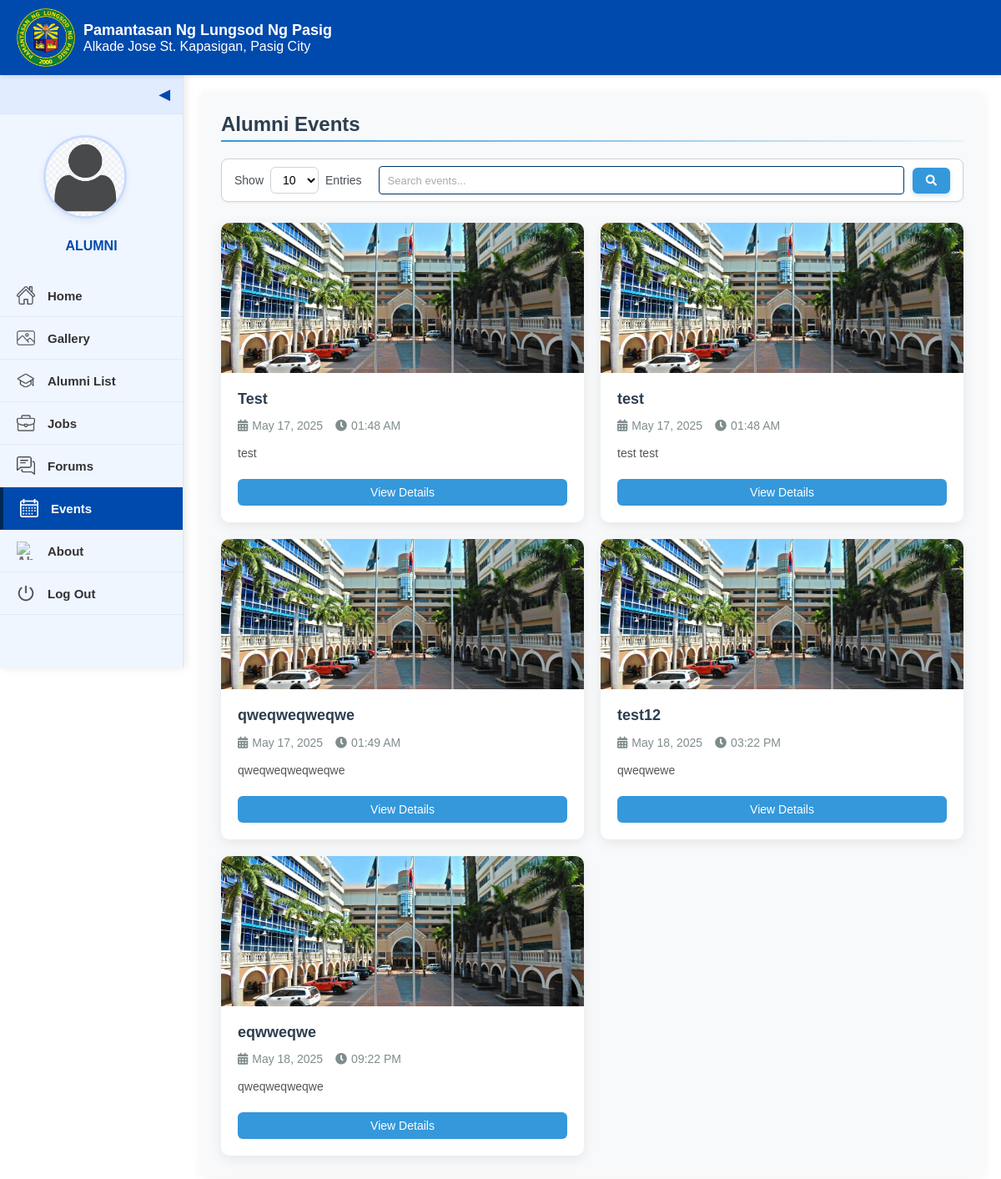
Page /alumni-events.php on the committed database.
### tables this page shows
CREATE TABLE `events` (
  `id` int(30) NOT NULL,
  `title` varchar(250) NOT NULL,
  `content` text NOT NULL,
  `schedule` datetime NOT NULL,
  `banner` text NOT NULL,
  `date_created` datetime NOT NULL DEFAULT current_timestamp(),
  `gform_link` varchar(200) NOT NULL,
  `archive_date` date DEFAULT NULL
);

### alumni-events.php (the view, shortened to what this page needs)
<?php
include 'admin/db_connect.php';
if(isset($_SESSION['alumni_id'])) {
    $alumni_id = $_SESSION['alumni_id'];
    $user_query = "SELECT CONCAT(firstname, ' ', lastname) as fullname FROM alumnus_bio WHERE id = ?";
    $stmt = $conn->prepare($user_query);
    $stmt->bind_param("i", $alumni_id);
    $stmt->execute();
    $user_result = $stmt->get_result();
    $user_data = $user_result->fetch_assoc();
    $fullname = $user_data ? $user_data['fullname'] : 'ALUMNI';
} else {
    $fullname = 'ALUMNI';
}
$page = isset($_GET['page']) ? intval($_GET['page']) : 1;
$items_per_page = isset($_GET['limit']) ? intval($_GET['limit']) : 10;
$offset = ($page - 1) * $items_per_page;
$search = isset($_GET['search']) ? $conn->real_escape_string($_GET['search']) : '';
$search_condition = '';
$sql = "SELECT * FROM events $search_condition ORDER BY schedule ASC LIMIT $offset, $items_per_page";
$result = $conn->query($sql);
?>
<!DOCTYPE html>
<html lang="en">
<head>
  <link rel="stylesheet" href="style.css">
  <link rel="stylesheet" href="css/alumni-events.css">
  <link rel="stylesheet" href="https://cdnjs.cloudflare.com/ajax/libs/font-awesome/5.15.3/css/all.min.css">
</head>
<body>
<div class="interface-header">
        <img src="images/logo.png" alt="PLP Logo" class="logo-interface">
        <div class="text">
            <div class="school-name">Pamantasan Ng Lungsod Ng Pasig</div>
            <p class="p-size">Alkade Jose St. Kapasigan, Pasig City</p>
        </div>
    </div>
  <div class="sidebar" id="sidebar">
      <div class="toggle-btn" onclick="toggleSidebar()">&#x25C0;</div>
      <div class="sidebar-content">
          <div class="profile-section">
              <a class="profile-pic">
                  <img src="images/avatar.png" alt="Profile Picture">
              </a>
              <div class="profile-name"><?php echo htmlspecialchars($fullname); ?></div>
          </div>
          <a href="alumni-home.php"><img src="images/home.png" alt="Home"><span>Home</span></a>
                    <a href="alumni-gallery.php"><img src="images/gallery.png" alt="Gallery"><span>Gallery</span></a>
                    <a href="alumni-list.php"><img src="images/alumni_list.png" alt="Alumni List"><span>Alumni List</span></a>
                    <a href="alumni-job.php"><img src="images/jobs.png" alt="Jobs"><span>Jobs</span></a>
                    <a href="alumni-forums.php"><img src="images/forums.png" alt="Forums"><span>Forums</span></a>
                    <a href="alumni-events.php" class="active"><img src="images/calendar.png" alt="Events"><span>Events</span></a>
                    <a href="alumni-about.php"><img src="images/about.png" alt="About"><span>About</span></a>
                    <a href="landing.php"><img src="images/log-out.png" alt="Log Out"><span>Log Out</span></a>
      </div>
  </div>
  <main class="content">
      <div class="alumni-events-content">
          <header>Alumni Events</header>
          <hr>
          <div class="top-actions">
              <div class="left-controls">
                  <form method="GET" action="alumni-events.php" class="search-form">
                      <div class="unified-controls">
                          <div class="entries-control">
                              <span>Show</span>
                              <select name="limit" onchange="this.form.submit()">
                                  <option value="10" <?php echo $items_per_page == 10 ? 'selected' : ''; ?>>10</option>
                              </select>
                              <span>Entries</span>
                          </div>
                          <div class="search-control">
                              <input type="text" name="search" class="search-input" value="<?php echo htmlspecialchars($search); ?>" placeholder="Search events...">
                              <button type="submit" class="search-btn"><i class="fas fa-search"></i></button>
                          </div>
                      </div>
                  </form>
              </div>
          </div>
          <div class="events-container">
              <?php
              if($result && $result->num_rows > 0):
                  while($row = $result->fetch_assoc()):
                      $banner_path = $row['banner'];
                      if(empty($banner_path) || !file_exists($banner_path)) {
                          $banner_path = "images/no-image.jpg";
                      }
                      $event_date = date('M d, Y', strtotime($row['schedule']));
                      $event_time = date('h:i A', strtotime($row['schedule']));
              ?>
              <div class="event-card">
                  <div class="event-banner">
                      <img src="<?php echo $banner_path; ?>" alt="<?php echo htmlspecialchars($row['title']); ?>">
                  </div>
                  <div class="event-info">
                      <h3 class="event-title"><?php echo htmlspecialchars($row['title']); ?></h3>
                      <div class="event-meta">
                          <div class="event-date">
                              <i class="fas fa-calendar-alt"></i> <?php echo $event_date; ?>
                          </div>
                          <div class="event-time">
                              <i class="fas fa-clock"></i> <?php echo $event_time; ?>
                          </div>
                      </div>
                      <div class="event-description">
                          <?php
                          $content = strip_tags($row['content']);
                          $short_content = strlen($content) > 150 ? substr($content, 0, 150) . '...' : $content;
                          echo htmlspecialchars($short_content);
                          ?>
                      </div>
                      <div class="event-actions">
                          <button class="view-details-btn" data-id="<?php echo $row['id']; ?>"
                                  data-title="<?php echo htmlspecialchars($row['title']); ?>"
                                  data-content="<?php echo htmlspecialchars($row['content']); ?>"
                                  data-schedule="<?php echo $row['schedule']; ?>"
                                  data-banner="<?php echo $banner_path; ?>"
                                  data-gform="<?php echo htmlspecialchars($row['gform_link'] ?? ''); ?>"
                                  onclick="viewEvent(this)">
                              View Details
                          </button>
                      </div>
                  </div>
              </div>
              <?php
                  endwhile;
              endif; ?>
          </div>
      </div>
  </main>
</body>
</html>

### style.css (style rules this page uses)
* { margin: 0; padding: 0; box-sizing: border-box; overscroll-behavior: none; }
body { font-family: Arial, sans-serif; background-color: #ffffff; }
.text { display: flex; flex-direction: column; }
.school-name { font-size: 18px; color: #003366; font-weight: bold; }
input[type="text"], input[type="email"], input[type="password"] { padding: 8px 10px; border: 1px solid #003366; border-radius: 4px; outline: none; font-size: 14px; }
input[type="text"]::placeholder, input[type="email"]::placeholder, input[type="password"]::placeholder { color: #aaa; font-size: 13px; }
.interface-header { background-color: #004aad; color: white; padding: 10px 20px; display: flex; align-items: center; position: fixed; top: 0; left: 0; width: 100%; z-index: 100; box-shadow: 0 2px 5px rgba(0, 0, 0, 0.1); height: 90px; }
.interface-header .school-name { color: white; }
.logo-interface { height: 70px; margin-right: 10px; }
.sidebar { background-color: #f0f6ff; width: 220px; height: calc(100vh - 90px); position: fixed; top: 90px; left: 0; display: flex; flex-direction: column; transition: all 0.3s ease; z-index: 5; overflow: hidden; box-shadow: 2px 0 10px rgba(0, 0, 0, 0.1); border-right: 1px solid #d9e5f6; }
.sidebar-content { width: 100%; display: flex; flex-direction: column; align-items: center; max-height: calc(100vh - 90px); overflow-y: auto; padding: 0 0 20px 0; -ms-overflow-style: none; scrollbar-width: none; }
.profile-section { display: flex; flex-direction: column; align-items: center; margin: 25px 0; padding: 0 10px; width: 100%; }
.profile-pic { position: relative; margin-bottom: 15px; text-align: center; width: 100%; }
.profile-pic img { width: 100px; height: 100px; border-radius: 50%; cursor: pointer; object-fit: cover; border: 3px solid #b7d0ff; transition: all 0.3s ease; box-shadow: 0 3px 10px rgba(0, 0, 0, 0.1); }
.profile-name { margin-top: 5px; font-size: 16px; font-weight: bold; color: #004aad; text-align: center; transition: all 0.3s ease; }
.toggle-btn { background-color: #e1ecff; color: #004aad; width: 100%; text-align: right; padding: 12px 15px; cursor: pointer; font-size: 18px; border-bottom: 1px solid #d9e5f6; transition: all 0.3s ease; }
.sidebar-content a { display: flex; align-items: center; width: 100%; color: #333; text-decoration: none; padding: 14px 20px; font-weight: bold; transition: all 0.3s ease; border-bottom: 1px solid rgba(0, 0, 0, 0.05); }
.profile-section .profile-pic { display: block; width: 100%; padding: 0; margin-bottom: 15px; text-align: center; border-bottom: none; }
.sidebar-content .profile-section a.profile-pic { display: block; text-align: center; padding: 0; border-bottom: none; width: 100%; }
.sidebar-content a img { width: 22px; height: 22px; margin-right: 15px; transition: all 0.3s ease; opacity: 0.7; }
.sidebar-content a span { transition: all 0.3s ease; font-size: 15px; }
.sidebar-content a.active { background-color: #004aad; color: white; border-left: 4px solid #002855; }
.sidebar-content a.active img { filter: brightness(0) invert(1); opacity: 1; }
.sidebar:not(.collapsed) .profile-pic img { width: 100px; height: 100px; border-width: 3px; }
.content { margin-left: 220px; padding: 20px; margin-top: 90px; }

### rows in the picture
events: title "Test", schedule "May 17, 2025", schedule "01:48 AM", content "test"
events: title (placeholder picture), title "test", schedule "May 17, 2025", schedule "01:48 AM", content "test test"
events: title "qweqweqweqwe", schedule "May 17, 2025", schedule "01:49 AM", content "qweqweqweqweqwe"
events: title "test12", schedule "May 18, 2025", schedule "03:22 PM", content "qweqwewe"
events: title "eqwweqwe", schedule "May 18, 2025", schedule "09:22 PM", content "qweqweqweqwe"

### other values in the picture
$fullname "ALUMNI"
